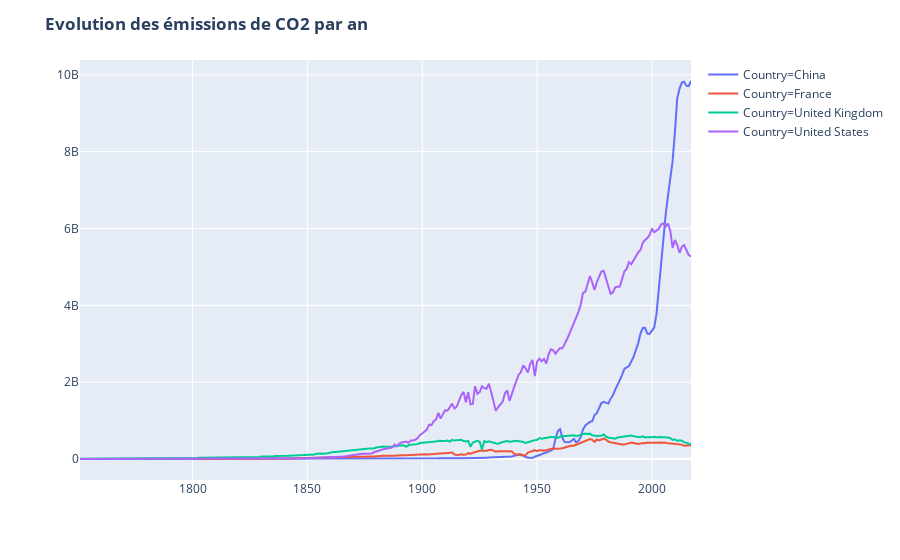

Write notebook code for a chart like this one.
### Markdown cell above
# Evolution des emissions pour la France, la Chine, l'Angleterre et les Etat-Unis.

### Code cell
other_data = data.query("Country == ['United States','France','China','United Kingdom']")

fig = px.line(other_data,x='Year', y='value', color='Country')
fig.update_layout(title='<b>Evolution des émissions de CO2 par an</b>',xaxis_title='', yaxis_title='')
fig.show()

### Figure 1 — Plotly figure (JSON) as saved in the notebook; plotly's stock layout.template omitted (floating-point values rounded to 4 significant figures; data arrays with more than 128 entries replaced by an {"elided": "..."} marker saying what was removed)
{"data": [{"hoverlabel": {"namelength": 0}, "hovertemplate": "Country=China<br>Year=%{x}<br>value=%{y}", "legendgroup": "Country=China", "line": {"color": "#636efa", "dash": "solid"}, "mode": "lines", "name": "Country=China", "showlegend": true, "type": "scatter", "x": {"elided": "254 int values"}, "xaxis": "x", "y": {"elided": "254 float values"}, "yaxis": "y"}, {"hoverlabel": {"namelength": 0}, "hovertemplate": "Country=France<br>Year=%{x}<br>value=%{y}", "legendgroup": "Country=France", "line": {"color": "#EF553B", "dash": "solid"}, "mode": "lines", "name": "Country=France", "showlegend": true, "type": "scatter", "x": {"elided": "210 int values"}, "xaxis": "x", "y": {"elided": "210 float values"}, "yaxis": "y"}, {"hoverlabel": {"namelength": 0}, "hovertemplate": "Country=United Kingdom<br>Year=%{x}<br>value=%{y}", "legendgroup": "Country=United Kingdom", "line": {"color": "#00cc96", "dash": "solid"}, "mode": "lines", "name": "Country=United Kingdom", "showlegend": true, "type": "scatter", "x": {"elided": "267 int values"}, "xaxis": "x", "y": {"elided": "267 float values"}, "yaxis": "y"}, {"hoverlabel": {"namelength": 0}, "hovertemplate": "Country=United States<br>Year=%{x}<br>value=%{y}", "legendgroup": "Country=United States", "line": {"color": "#ab63fa", "dash": "solid"}, "mode": "lines", "name": "Country=United States", "showlegend": true, "type": "scatter", "x": {"elided": "267 int values"}, "xaxis": "x", "y": {"elided": "267 int values"}, "yaxis": "y"}], "layout": {"legend": {"tracegroupgap": 0}, "margin": {"t": 60}, "title": {"text": "<b>Evolution des émissions de CO2 par an</b>"}, "xaxis": {"anchor": "y", "domain": [0, 1], "title": {"text": ""}}, "yaxis": {"anchor": "x", "domain": [0, 1], "title": {"text": ""}}}}
